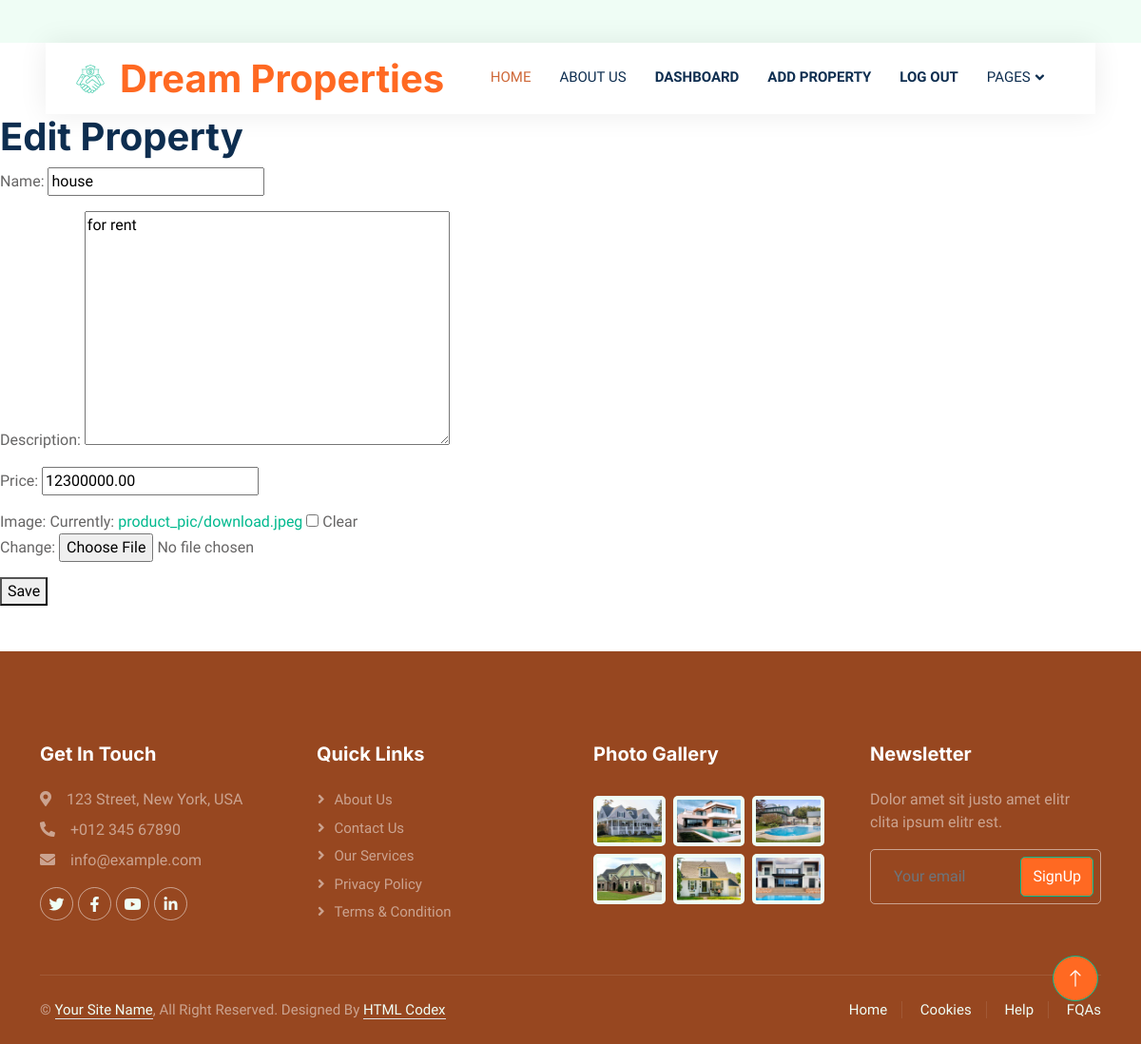
The app's page /seller/1/edit/ (signed in) with its own data.
### sellerapp/models.py (models this page shows, shortened)
class Property(models.Model):
    name = models.CharField(max_length=100)
    description = models.TextField()
    price = models.DecimalField(max_digits=10, decimal_places=2)
    image = models.ImageField(upload_to='product_pic/', blank=True, null=True)
    seller = models.ForeignKey(CustomUser, on_delete=models.CASCADE, related_name='properties')

### sellerapp/views.py (the view)
# urls.py: path('<int:pk>/edit/', views.edit_property, name='edit_property'),
@login_required
def edit_property(request, pk):
    property = get_object_or_404(Property, pk=pk, seller=request.user)
    if request.method == 'POST':
        form = PropertyForm(request.POST, request.FILES, instance=property)
        if form.is_valid():
            form.save()
            return redirect('seller_dashboard')
    else:
        form = PropertyForm(instance=property)
    return render(request, 'sellerapp/edit_property.html', {'form': form})

### sellerapp/forms.py
class PropertyForm(forms.ModelForm):
    class Meta:
        model = Property
        fields = ['name', 'description', 'price','image']

### sellerapp/templates/sellerapp/edit_property.html (shortened to what this page needs)
{% extends 'sellerapp/base.html' %}
{% block content %}
<h1>Edit Property</h1>
<form method="post"  enctype="multipart/form-data">
    {{ form.as_p }}
    <button type="submit">Save</button>
</form>
{% endblock %}

### records on screen
Property: name "house", description "for rent", price "12300000.00"
